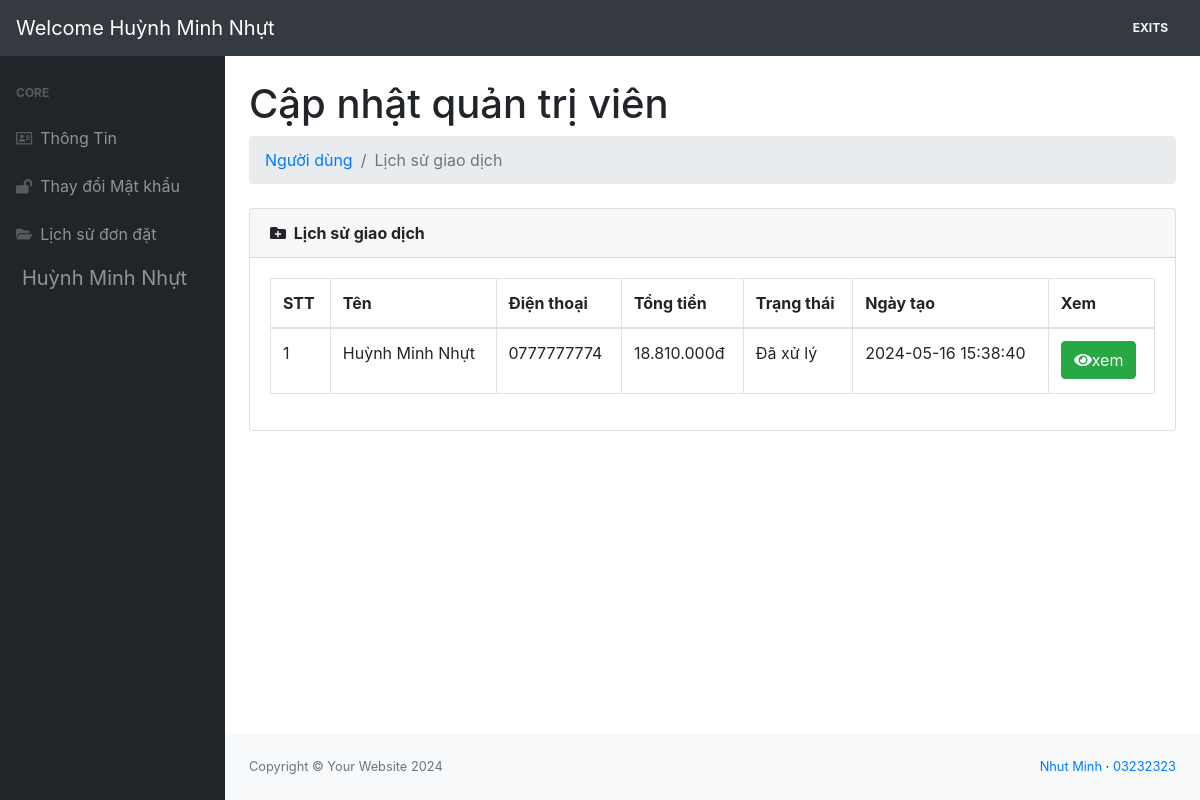
The page /personal/history.php?id=11 (signed in) on the database its author committed.
### tables this page shows
CREATE TABLE `transaction` (
  `id` int(11) NOT NULL,
  `amount` int(11) DEFAULT NULL,
  `users_id` int(11) DEFAULT NULL,
  `status` tinyint(4) NOT NULL DEFAULT 0,
  `note` text DEFAULT NULL,
  `created_at` timestamp NOT NULL DEFAULT current_timestamp(),
  `update_at` timestamp NOT NULL DEFAULT current_timestamp() ON UPDATE current_timestamp()
);

CREATE TABLE `users` (
  `id` int(11) NOT NULL,
  `name` varchar(255) DEFAULT NULL,
  `email` varchar(255) DEFAULT NULL,
  `phone` char(15) DEFAULT NULL,
  `address` varchar(255) DEFAULT NULL,
  `password` varchar(255) DEFAULT NULL,
  `status` tinyint(4) DEFAULT 1,
  `created_at` timestamp NULL DEFAULT current_timestamp() ON UPDATE current_timestamp(),
  `update_at` timestamp NULL DEFAULT current_timestamp() ON UPDATE current_timestamp()
);

### libraries/Function.php (called while the page is built, shortened)
<?php
function getInput($string)
{
    return isset($_GET[$string]) ? $_GET[$string] : '';
}
function formatPrice($number)
{
    $number = intval($number);
    return number_format($number, 0, ',', '.') . "đ";
}
?>

### personal/history.php (the view, shortened to what this page needs)
<?php
    require_once __DIR__. "/../autoload/autoload.php";
    $id = intval(getInput('id'));
    $sql ="SELECT users.* ,transaction.* FROM transaction , users WHERE users.id = transaction.users_id and users.id=$id ORDER BY transaction.update_at Desc ";
    $transaction = mysqli_query($con,$sql);
?>
<?php require_once __DIR__. "/../layout-personal/headeruser.php" ;?>
<main>
    <div class="container-fluid">
        <h1 class="mt-4">Cập nhật quản trị viên</h1>
        <ol class="breadcrumb mb-4">
            <li class="breadcrumb-item"><a href="#">Người dùng</a></li>
            <li class="breadcrumb-item active">Lịch sử giao dịch</li>
        </ol>
        <div class="card mb-4">
            <div class="card-header">
                <i class="fas fa-folder-plus mr-1"></i><b> Lịch sử giao dịch</b>
            </div>
            <div class="card-body">
                <table class="table table-bordered" id="dataTable" width="100%" cellspacing="0">
                    <thead>
                        <tr>
                            <th>STT</th>
                            <th>Tên</th>
                            <th>Điện thoại</th>
                            <th>Tổng tiền</th>
                            <th>Trạng thái</th>
                            <th>Ngày tạo</th>
                            <th>Xem</th>
                        </tr>
                    </thead>
                    <tbody>
                        <?php $Number = 1 ; foreach ($transaction as $item): ?>
                            <tr>
                                <td><?php echo $Number ?></td>
                                <td><?php echo $item['name'] ?></td>
                                <td><?php echo $item['phone'] ?></td>
                                <td><?php echo formatPrice($item['amount']) ?></td>
                                <td>
                                    <p class=""><?php echo $item['status']==0 ? 'Chưa xử lý' : 'Đã xử lý' ?></p>
                                </td>
                                <td><?php echo $item['created_at'] ?></td>
                                <td>
                                    <a class="js_order_item btn btn-xs btn-success" data-id="<?php echo $item['id'] ?>" href="view.php?id=<?php echo $item['id'] ?>" ><i class="ace-icon fa fa-eye"> </i>xem</a>
                                </td>
                            </tr>
                        <?php $Number++; endforeach ?>
                    </tbody>
                </table>
            </div>
        </div>
    </div>
</main>
<?php require_once __DIR__. "/../layout-personal/footeruser.php" ;?>

### rows shown on the page
transaction: users.name "Huỳnh Minh Nhựt", users.phone "0777777774", amount "18.810.000đ", status "Đã xử lý", created_at "2024-05-16 15:38:40"

### other values the page prints
$_SESSION['name_user'] "Huỳnh Minh Nhựt"
